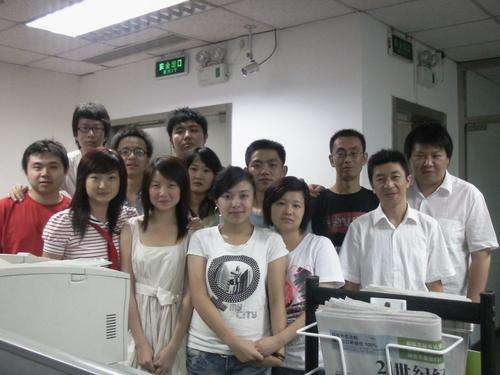
#> input picture 第五章/111.jpeg, 500 x 375 px
$ python '使用haar完成人脸检测.py'
#> lines starting #> are read from the running program, lines starting #| are printed output that depends on the picture; after the words box and inside, x2 and y2 are one past the last pixel; in counts of white or black regions, pixels touching at a corner belong together
# 作者 ljc
import cv2

fileName = '111.jpeg'


def detect(fileName):
#> called with fileName = '111.jpeg'
    face_cascade = cv2.CascadeClassifier('./cascades/'
                                         'haarcascade_frontalface_default.xml')
    img = cv2.imread(fileName)
#> img is the input picture: shape (375, 500, 3); mean B, G, R 123.6, 126.2, 130.5
    gray = cv2.cvtColor(img, cv2.COLOR_BGR2GRAY)
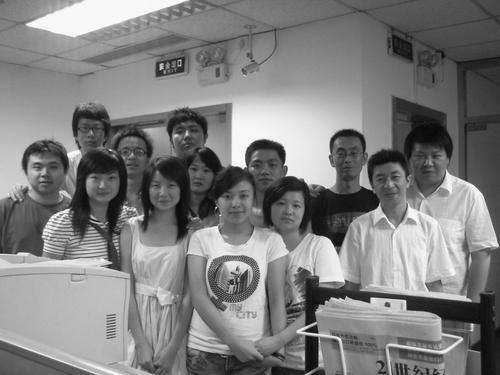
#> gray: shape (375, 500); min 0, max 255, mean 127.2
    faces = face_cascade.detectMultiScale(gray, 1.3, 5)
#> faces = [[144, 173, 36, 36], [406, 138, 46, 46], [22, 148, 50, 50], [210, 177, 50, 50]]
    for (x, y, w, h) in faces:
        img = cv2.rectangle(img, (x, y), (x + w, y + h), (255, 0, 0), 2)
#> this loop made 4 passes
#> pass 1, in detect, `img = cv2.rectangle(img, (x, y), (x + w, y + h), (255, 0, 0), 2)`:
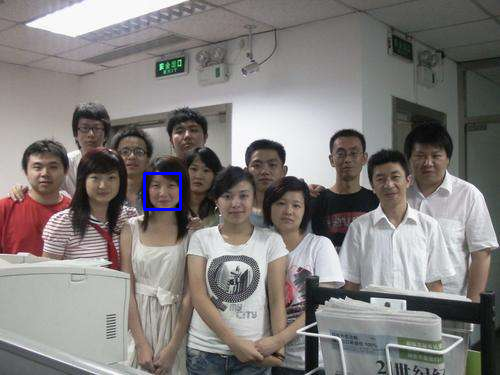
#> img: shape (375, 500, 3); 0.23% of pixels changed, all inside (x1, y1, x2, y2) = (143, 172, 182, 211)
#> pass 2, in detect, `img = cv2.rectangle(img, (x, y), (x + w, y + h), (255, 0, 0), 2)`:
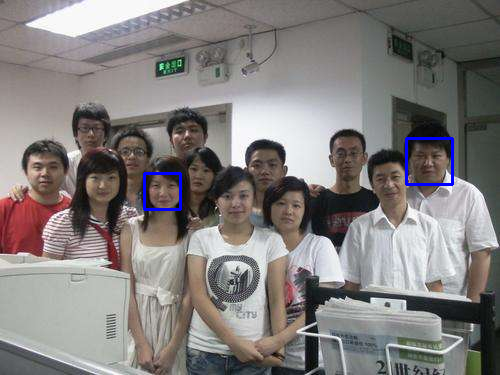
#> img: shape (375, 500, 3); 0.29% of pixels changed, all inside (x1, y1, x2, y2) = (405, 137, 454, 186)
#> pass 3, in detect, `img = cv2.rectangle(img, (x, y), (x + w, y + h), (255, 0, 0), 2)`:
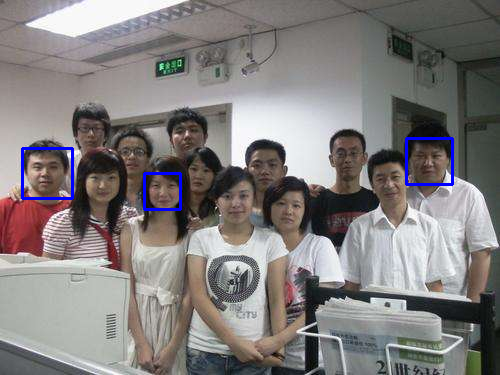
#> img: shape (375, 500, 3); 0.32% of pixels changed, all inside (x1, y1, x2, y2) = (21, 147, 74, 200)
#> after the loop:
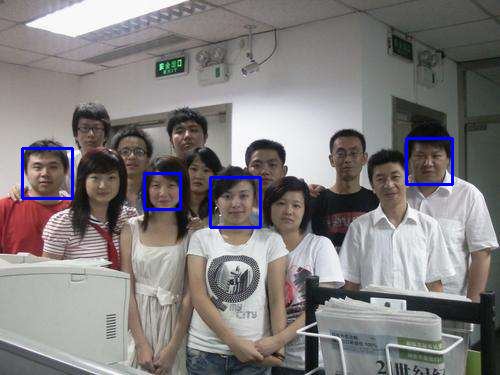
#> img: shape (375, 500, 3); 0.32% of pixels changed, all inside (x1, y1, x2, y2) = (209, 176, 262, 229)
    cv2.imshow('hello', img)
    cv2.imwrite('viking.jpg', img)
    cv2.waitKey()
    cv2.destroyAllWindows()


detect(fileName)
